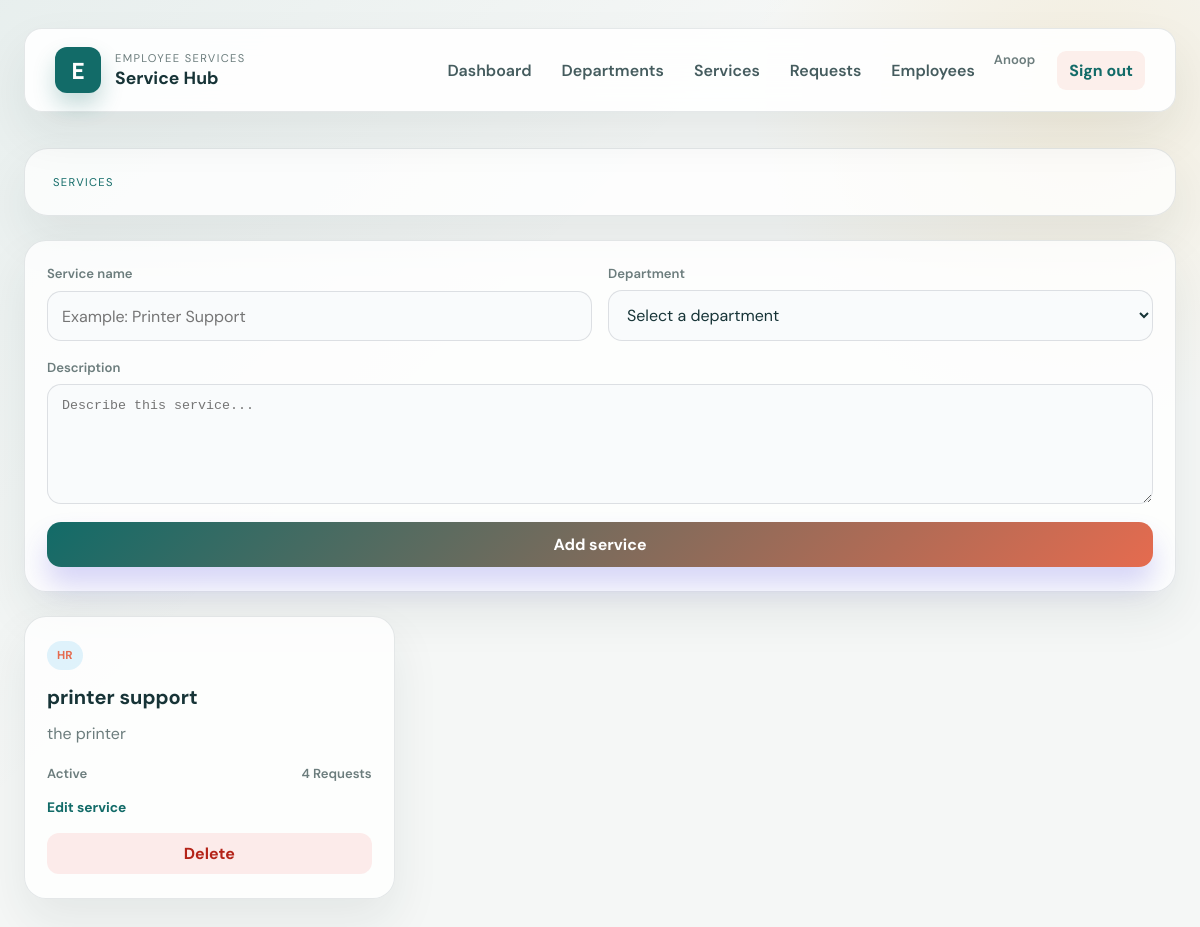
/services/ (signed in), run on the app's committed database.
### services/models.py (models this page shows, shortened)
class Service(models.Model):
    name=models.CharField(max_length=100)
    description=models.TextField(blank=True)
    department=models.ForeignKey(Department,on_delete=models.CASCADE,related_name="services")
    is_active=models.BooleanField(default=True)
    created_at=models.DateTimeField(auto_now_add=True)

### departments/models.py (models this page shows, shortened)
class Department(models.Model):
    name=models.CharField(max_length=100,unique=True)
    description=models.TextField(blank=True)
    created_at=models.DateTimeField(auto_now_add=True)

### employees/views.py (the view, shortened to what this page needs)
# urls.py: path("services/", services_view, name="services"),
@login_required(login_url="login")
def services_view(request):
    services = Service.objects.select_related("department").order_by("name")
    return render(request, "services.html", {
        "services": services,
        "departments": Department.objects.all().order_by("name"),
        "can_manage": request.user.is_staff,
    })

### templates/services.html (shortened to what this page needs)
{% extends 'base.html' %}
{% block content %}
<section class="page-section">
    <div class="page-header">
        <div>
            <p class="eyebrow neutral">Services</p>
        </div>
    </div>
    {% if user.is_staff %}
    <form method="post" class="add-form">
        <div class="two-col">
            <div class="field-group">
                <label for="service-name">Service name</label>
                <input type="text" id="service-name" name="name" placeholder="Example: Printer Support" required>
            </div>
            <div class="field-group">
                <label for="service-department">Department</label>
                <select id="service-department" name="department" required>
                    <option value="">Select a department</option>
                </select>
            </div>
        </div>
        <div class="field-group">
            <label for="service-desc">Description</label>
            <textarea id="service-desc" name="description" rows="4" placeholder="Describe this service..."></textarea>
        </div>
        <button type="submit" class="primary-btn small-btn">Add service</button>
    </form>
    {% endif %}
    <div class="card-grid three-col">
        {% for service in services %}
        <article class="info-card">
            <div class="service-badge">{{ service.department.name }}</div>
            <h3>{{ service.name }}</h3>
            <p>{{ service.description|default:'Service description coming soon.' }}</p>
            <div class="meta-row">
                <span>{% if service.is_active %}Active{% else %}Inactive{% endif %}</span>
                <span>{{ service.requests.count }} Requests</span>
            </div>
            {% if user.is_staff %}
            <a href="{% url 'edit_service' service.id %}" class="text-action">Edit service</a>
            <form method="post" action="{% url 'delete_service' service.id %}" class="inline-delete-form">
                <button type="submit" class="danger-btn" onclick="return confirm('Delete this service?')">Delete</button>
            </form>
            {% endif %}
        </article>
        {% empty %}
        <div class="empty-state">No services are available yet.</div>
        {% endfor %}
    </div>
</section>
{% endblock %}

### templates/base.html (shortened to what this page needs)
{% load static %}
<!DOCTYPE html>
<html lang="en">
<head>
    <link rel="stylesheet" href="{% static 'css/styles.css' %}">
</head>
<body>
    <div class="page-shell">
        <header class="topbar">
            <div class="brand-group">
                <div class="brand-mark">E</div>
                <div>
                    <p class="eyebrow">Employee Services</p>
                    <h1>Service Hub</h1>
                </div>
            </div>
            <nav class="nav-links" aria-label="Main navigation">
                {% if user.is_authenticated %}
                    <a href="{% url 'dashboard' %}">Dashboard</a>
                    <a href="{% url 'departments' %}">Departments</a>
                    <a href="{% url 'services' %}">Services</a>
                    <a href="{% url 'service_requests' %}">Requests</a>
                    {% if user.is_staff %}
                        <a href="{% url 'admin_employees' %}">Employees</a>
                    {% endif %}
                    <form method="post" action="{% url 'logout' %}" class="logout-form">
                        <span class="user-label">{{ user.first_name|default:user.username }}</span>
                        <button type="submit" class="logout-btn">Sign out</button>
                    </form>
                {% endif %}
            </nav>
        </header>
        <main class="content-wrap">
            {% block content %}{% endblock %}
        </main>
    </div>
</body>
</html>

### data on the page
Service: department.name "HR", name "printer support", description "the printer", is_active "Active", requests.count "4"

### other printed values
{{ user.first_name|default:user.username }} "Anoop"
